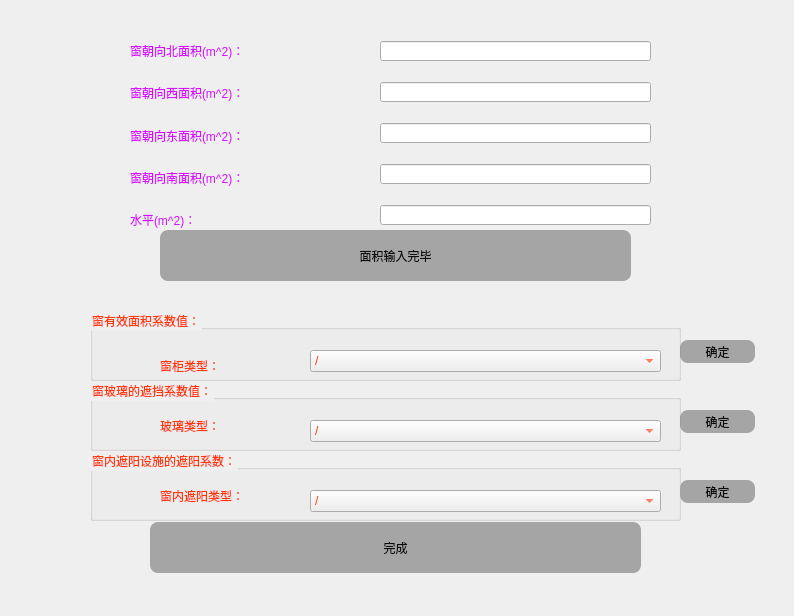
<?xml version="1.0" encoding="UTF-8"?>
<ui version="4.0">
 <class>Form</class>
 <widget class="QWidget" name="Form">
  <property name="geometry">
   <rect>
    <x>0</x>
    <y>0</y>
    <width>794</width>
    <height>616</height>
   </rect>
  </property>
  <property name="windowTitle">
   <string>Form</string>
  </property>
  <property name="styleSheet">
   <string notr="true">QWidget#Form{
	
	border-image: url(:/rishe/rishe.png);
}</string>
  </property>
  <widget class="QPushButton" name="chaung_gui">
   <property name="enabled">
    <bool>false</bool>
   </property>
   <property name="geometry">
    <rect>
     <x>680</x>
     <y>340</y>
     <width>75</width>
     <height>23</height>
    </rect>
   </property>
   <property name="styleSheet">
    <string notr="true">QPushButton{
color:white;
font: 16pt &quot;楷体&quot;;
border-radius:8px;
background-color:rgb(33, 174, 250);
spacing:20px;
}
QPushButton:hover{
background-color:rgb(72,203,250);
}
QPushButton:pressed{
background-color:rgb(85,85,255);
}
QPushButton:checked{
background-color: rgb(11, 15, 255);
}
QPushButton:disabled{

	background-color: rgb(165, 165, 165);
	color: rgb(11, 11, 11);
}</string>
   </property>
   <property name="text">
    <string>确定</string>
   </property>
  </widget>
  <widget class="QPushButton" name="wancheng">
   <property name="enabled">
    <bool>false</bool>
   </property>
   <property name="geometry">
    <rect>
     <x>150</x>
     <y>522</y>
     <width>491</width>
     <height>51</height>
    </rect>
   </property>
   <property name="styleSheet">
    <string notr="true">QPushButton{
color:white;
font: 16pt &quot;楷体&quot;;
border-radius:8px;
background-color:rgb(33, 174, 250);
spacing:20px;
}
QPushButton:hover{
background-color:rgb(72,203,250);
}
QPushButton:pressed{
background-color:rgb(85,85,255);
}
QPushButton:checked{
background-color: rgb(11, 15, 255);
}
QPushButton:disabled{

	background-color: rgb(165, 165, 165);
	color: rgb(11, 11, 11);
}</string>
   </property>
   <property name="text">
    <string>完成</string>
   </property>
  </widget>
  <widget class="QGroupBox" name="groupBox">
   <property name="geometry">
    <rect>
     <x>90</x>
     <y>310</y>
     <width>591</width>
     <height>71</height>
    </rect>
   </property>
   <property name="styleSheet">
    <string notr="true">font: 10pt &quot;楷体&quot; Bold-75;
color: rgb(255, 56, 7);</string>
   </property>
   <property name="title">
    <string>窗有效面积系数值：</string>
   </property>
   <widget class="QLabel" name="label">
    <property name="geometry">
     <rect>
      <x>70</x>
      <y>40</y>
      <width>141</width>
      <height>31</height>
     </rect>
    </property>
    <property name="styleSheet">
     <string notr="true">font: 10pt &quot;楷体&quot;;</string>
    </property>
    <property name="text">
     <string>窗柜类型：</string>
    </property>
   </widget>
   <widget class="QComboBox" name="comboBox">
    <property name="geometry">
     <rect>
      <x>220</x>
      <y>40</y>
      <width>351</width>
      <height>22</height>
     </rect>
    </property>
    <property name="styleSheet">
     <string notr="true">font: 10pt &quot;楷体&quot;;</string>
    </property>
    <item>
     <property name="text">
      <string>/</string>
     </property>
    </item>
    <item>
     <property name="text">
      <string>单层钢窗</string>
     </property>
    </item>
    <item>
     <property name="text">
      <string>单层木窗</string>
     </property>
    </item>
    <item>
     <property name="text">
      <string>双层钢窗</string>
     </property>
    </item>
    <item>
     <property name="text">
      <string>双层木窗</string>
     </property>
    </item>
   </widget>
  </widget>
  <widget class="QPushButton" name="pushButton">
   <property name="enabled">
    <bool>false</bool>
   </property>
   <property name="geometry">
    <rect>
     <x>160</x>
     <y>230</y>
     <width>471</width>
     <height>51</height>
    </rect>
   </property>
   <property name="styleSheet">
    <string notr="true">QPushButton{
color:white;
font: 16pt &quot;楷体&quot;;
border-radius:8px;
background-color:rgb(33, 174, 250);
spacing:20px;
}
QPushButton:hover{
background-color:rgb(72,203,250);
}
QPushButton:pressed{
background-color:rgb(85,85,255);
}
QPushButton:checked{
background-color: rgb(11, 15, 255);
}
QPushButton:disabled{

	background-color: rgb(165, 165, 165);
	color: rgb(11, 11, 11);
}</string>
   </property>
   <property name="text">
    <string>面积输入完毕</string>
   </property>
  </widget>
  <widget class="QPushButton" name="chuang_bo">
   <property name="enabled">
    <bool>false</bool>
   </property>
   <property name="geometry">
    <rect>
     <x>680</x>
     <y>410</y>
     <width>75</width>
     <height>23</height>
    </rect>
   </property>
   <property name="styleSheet">
    <string notr="true">QPushButton{
color:white;
font: 16pt &quot;楷体&quot;;
border-radius:8px;
background-color:rgb(33, 174, 250);
spacing:20px;
}
QPushButton:hover{
background-color:rgb(72,203,250);
}
QPushButton:pressed{
background-color:rgb(85,85,255);
}
QPushButton:checked{
background-color: rgb(11, 15, 255);
}
QPushButton:disabled{

	background-color: rgb(165, 165, 165);
	color: rgb(11, 11, 11);
}</string>
   </property>
   <property name="text">
    <string>确定</string>
   </property>
  </widget>
  <widget class="QWidget" name="layoutWidget">
   <property name="geometry">
    <rect>
     <x>380</x>
     <y>40</y>
     <width>271</width>
     <height>191</height>
    </rect>
   </property>
   <layout class="QVBoxLayout" name="verticalLayout_2">
    <property name="spacing">
     <number>20</number>
    </property>
    <item>
     <widget class="QLineEdit" name="bei">
      <property name="minimumSize">
       <size>
        <width>0</width>
        <height>20</height>
       </size>
      </property>
      <property name="maximumSize">
       <size>
        <width>16777215</width>
        <height>20</height>
       </size>
      </property>
     </widget>
    </item>
    <item>
     <widget class="QLineEdit" name="xi">
      <property name="minimumSize">
       <size>
        <width>0</width>
        <height>20</height>
       </size>
      </property>
      <property name="maximumSize">
       <size>
        <width>16777215</width>
        <height>20</height>
       </size>
      </property>
     </widget>
    </item>
    <item>
     <widget class="QLineEdit" name="dong">
      <property name="minimumSize">
       <size>
        <width>0</width>
        <height>20</height>
       </size>
      </property>
      <property name="maximumSize">
       <size>
        <width>16777215</width>
        <height>20</height>
       </size>
      </property>
     </widget>
    </item>
    <item>
     <widget class="QLineEdit" name="nan">
      <property name="minimumSize">
       <size>
        <width>0</width>
        <height>20</height>
       </size>
      </property>
      <property name="maximumSize">
       <size>
        <width>16777215</width>
        <height>20</height>
       </size>
      </property>
     </widget>
    </item>
    <item>
     <widget class="QLineEdit" name="shuiping">
      <property name="minimumSize">
       <size>
        <width>0</width>
        <height>20</height>
       </size>
      </property>
      <property name="maximumSize">
       <size>
        <width>16777215</width>
        <height>20</height>
       </size>
      </property>
     </widget>
    </item>
   </layout>
  </widget>
  <widget class="QWidget" name="layoutWidget_2">
   <property name="geometry">
    <rect>
     <x>130</x>
     <y>40</y>
     <width>251</width>
     <height>191</height>
    </rect>
   </property>
   <layout class="QVBoxLayout" name="verticalLayout">
    <property name="spacing">
     <number>20</number>
    </property>
    <item>
     <widget class="QLabel" name="label_5">
      <property name="styleSheet">
       <string notr="true">font: 10pt &quot;楷体&quot;;
color: rgb(215, 15, 255);</string>
      </property>
      <property name="text">
       <string>窗朝向北面积(m^2)：</string>
      </property>
     </widget>
    </item>
    <item>
     <widget class="QLabel" name="label_7">
      <property name="styleSheet">
       <string notr="true">font: 10pt &quot;楷体&quot;;
color: rgb(215, 15, 255);</string>
      </property>
      <property name="text">
       <string>窗朝向西面积(m^2)：</string>
      </property>
     </widget>
    </item>
    <item>
     <widget class="QLabel" name="label_8">
      <property name="styleSheet">
       <string notr="true">font: 10pt &quot;楷体&quot;;
color: rgb(215, 15, 255);</string>
      </property>
      <property name="text">
       <string>窗朝向东面积(m^2)：</string>
      </property>
     </widget>
    </item>
    <item>
     <widget class="QLabel" name="label_6">
      <property name="styleSheet">
       <string notr="true">font: 10pt &quot;楷体&quot;;
color: rgb(215, 15, 255);</string>
      </property>
      <property name="text">
       <string>窗朝向南面积(m^2)：</string>
      </property>
     </widget>
    </item>
    <item>
     <widget class="QLabel" name="label_10">
      <property name="styleSheet">
       <string notr="true">font: 10pt &quot;楷体&quot;;
color: rgb(215, 15, 255);</string>
      </property>
      <property name="text">
       <string>水平(m^2)：</string>
      </property>
     </widget>
    </item>
   </layout>
  </widget>
  <widget class="QGroupBox" name="groupBox_2">
   <property name="geometry">
    <rect>
     <x>90</x>
     <y>380</y>
     <width>591</width>
     <height>71</height>
    </rect>
   </property>
   <property name="styleSheet">
    <string notr="true">font: 10pt &quot;楷体&quot; Bold-75;
color: rgb(255, 56, 7);</string>
   </property>
   <property name="title">
    <string>窗玻璃的遮挡系数值：</string>
   </property>
   <widget class="QLabel" name="label_2">
    <property name="geometry">
     <rect>
      <x>70</x>
      <y>30</y>
      <width>141</width>
      <height>31</height>
     </rect>
    </property>
    <property name="styleSheet">
     <string notr="true">font: 10pt &quot;楷体&quot;;</string>
    </property>
    <property name="text">
     <string>玻璃类型：</string>
    </property>
   </widget>
   <widget class="QComboBox" name="comboBox_2">
    <property name="geometry">
     <rect>
      <x>220</x>
      <y>40</y>
      <width>351</width>
      <height>22</height>
     </rect>
    </property>
    <property name="styleSheet">
     <string notr="true">font: 10pt &quot;楷体&quot;;</string>
    </property>
    <item>
     <property name="text">
      <string>/</string>
     </property>
    </item>
    <item>
     <property name="text">
      <string>标准玻璃</string>
     </property>
    </item>
    <item>
     <property name="text">
      <string>5mm厚普通玻璃</string>
     </property>
    </item>
    <item>
     <property name="text">
      <string>6mm厚普通玻璃</string>
     </property>
    </item>
    <item>
     <property name="text">
      <string>3mm厚吸热玻璃</string>
     </property>
    </item>
    <item>
     <property name="text">
      <string>5mm厚吸热玻璃</string>
     </property>
    </item>
    <item>
     <property name="text">
      <string>6mm厚吸热玻璃</string>
     </property>
    </item>
    <item>
     <property name="text">
      <string>双层3mm厚普通玻璃</string>
     </property>
    </item>
    <item>
     <property name="text">
      <string>双层5mm厚普通玻璃</string>
     </property>
    </item>
    <item>
     <property name="text">
      <string>双层6mm厚普通玻璃</string>
     </property>
    </item>
   </widget>
  </widget>
  <widget class="QGroupBox" name="groupBox_3">
   <property name="geometry">
    <rect>
     <x>90</x>
     <y>450</y>
     <width>591</width>
     <height>71</height>
    </rect>
   </property>
   <property name="styleSheet">
    <string notr="true">font: 10pt &quot;楷体&quot; Bold-75;
color: rgb(255, 56, 7);</string>
   </property>
   <property name="title">
    <string>窗内遮阳设施的遮阳系数：</string>
   </property>
   <widget class="QLabel" name="label_3">
    <property name="geometry">
     <rect>
      <x>70</x>
      <y>30</y>
      <width>141</width>
      <height>31</height>
     </rect>
    </property>
    <property name="styleSheet">
     <string notr="true">font: 10pt &quot;楷体&quot;;</string>
    </property>
    <property name="text">
     <string>窗内遮阳类型：</string>
    </property>
   </widget>
   <widget class="QComboBox" name="comboBox_3">
    <property name="geometry">
     <rect>
      <x>220</x>
      <y>40</y>
      <width>351</width>
      <height>22</height>
     </rect>
    </property>
    <property name="styleSheet">
     <string notr="true">font: 10pt &quot;楷体&quot;;</string>
    </property>
    <item>
     <property name="text">
      <string>/</string>
     </property>
    </item>
    <item>
     <property name="text">
      <string>无遮阳设备</string>
     </property>
    </item>
    <item>
     <property name="text">
      <string>白布帘（浅色）</string>
     </property>
    </item>
    <item>
     <property name="text">
      <string>浅蓝色布帘（中间色）</string>
     </property>
    </item>
    <item>
     <property name="text">
      <string>深黄、紫红、深绿色布帘（深色）</string>
     </property>
    </item>
    <item>
     <property name="text">
      <string>活动百叶帘（中间色）</string>
     </property>
    </item>
   </widget>
  </widget>
  <widget class="QPushButton" name="chuang_zhe">
   <property name="enabled">
    <bool>false</bool>
   </property>
   <property name="geometry">
    <rect>
     <x>680</x>
     <y>480</y>
     <width>75</width>
     <height>23</height>
    </rect>
   </property>
   <property name="styleSheet">
    <string notr="true">QPushButton{
color:white;
font: 16pt &quot;楷体&quot;;
border-radius:8px;
background-color:rgb(33, 174, 250);
spacing:20px;
}
QPushButton:hover{
background-color:rgb(72,203,250);
}
QPushButton:pressed{
background-color:rgb(85,85,255);
}
QPushButton:checked{
background-color: rgb(11, 15, 255);
}
QPushButton:disabled{

	background-color: rgb(165, 165, 165);
	color: rgb(11, 11, 11);
}</string>
   </property>
   <property name="text">
    <string>确定</string>
   </property>
  </widget>
 </widget>
 <resources>
  <include location="../pic/rishe.qrc"/>
 </resources>
 <connections/>
</ui>
